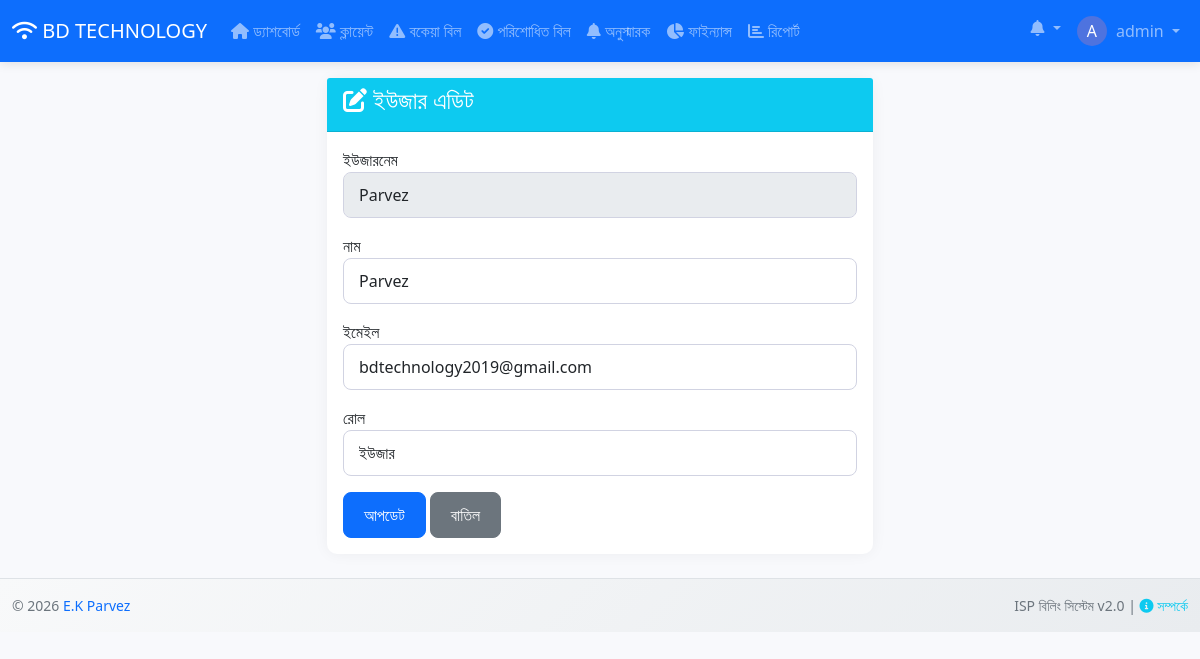
The app's page /pages/edit_user.php?id=3 (signed in) with its own data.
### tables this page shows
CREATE TABLE `settings` (
  `id` int(11) NOT NULL,
  `setting_key` varchar(50) DEFAULT NULL,
  `setting_value` text DEFAULT NULL
);

CREATE TABLE `users` (
  `id` int(11) NOT NULL,
  `username` varchar(50) NOT NULL,
  `name` varchar(100) DEFAULT NULL,
  `password` varchar(255) NOT NULL,
  `email` varchar(100) DEFAULT NULL,
  `role` varchar(50) DEFAULT 'user',
  `status` varchar(20) DEFAULT 'active',
  `created_at` timestamp NOT NULL DEFAULT current_timestamp()
);

### pages/edit_user.php (the view, shortened to what this page needs)
<?php
require_once '../includes/config.php';
require_once '../includes/header.php';
$id = isset($_GET['id']) ? mysqli_real_escape_string($conn, $_GET['id']) : 0;
$query = "SELECT * FROM users WHERE id = '$id'";
$result = mysqli_query($conn, $query);
$user = mysqli_fetch_assoc($result);
?>
<div class="container">
    <div class="row">
        <div class="col-md-6 offset-md-3">
            <div class="card">
                <div class="card-header bg-info text-white">
                    <h4><i class="fas fa-edit"></i> ইউজার এডিট</h4>
                </div>
                <div class="card-body">
                    <form method="POST">
                        <div class="mb-3">
                            <label>ইউজারনেম</label>
                            <input type="text" class="form-control" value="<?php echo $user['username']; ?>" readonly>
                        </div>
                        <div class="mb-3">
                            <label>নাম</label>
                            <input type="text" name="name" class="form-control" value="<?php echo $user['name'] ?? ''; ?>" required>
                        </div>
                        <div class="mb-3">
                            <label>ইমেইল</label>
                            <input type="email" name="email" class="form-control" value="<?php echo $user['email'] ?? ''; ?>">
                        </div>
                        <div class="mb-3">
                            <label>রোল</label>
                            <select name="role" class="form-control">
                                <option value="user" <?php echo ($user['role'] ?? '') == 'user' ? 'selected' : ''; ?>>ইউজার</option>
                            </select>
                        </div>
                        <button type="submit" class="btn btn-primary">আপডেট</button>
                        <a href="users.php" class="btn btn-secondary">বাতিল</a>
                    </form>
                </div>
            </div>
        </div>
    </div>
</div>
<?php
require_once '../includes/footer.php';
?>

### includes/header.php (shortened to what this page needs)
<?php
require_once 'config.php';
?>
<!DOCTYPE html>
<html lang="bn">
<head>
    <link href="https://cdn.jsdelivr.net/npm/bootstrap@5.1.3/dist/css/bootstrap.min.css" rel="stylesheet">
    <link rel="stylesheet" href="https://cdnjs.cloudflare.com/ajax/libs/font-awesome/6.0.0/css/all.min.css">
    <link href="../assets/css/style.css" rel="stylesheet">
</head>
<body>
    <nav class="navbar navbar-expand-lg navbar-dark bg-primary">
        <div class="container-fluid">
                <?php
$company_query = "SELECT setting_value FROM settings WHERE setting_key = 'company_name'";
$company_result = mysqli_query($conn, $company_query);
$db_company_name = ($company_result && mysqli_num_rows($company_result) > 0)
                   ? mysqli_fetch_assoc($company_result)['setting_value']
                   : 'ISP বিলিং সিস্টেম';
?>
<a class="navbar-brand" href="../pages/dashboard.php">
    <i class="fas fa-wifi"></i>
    <?php echo htmlspecialchars($db_company_name); ?>
</a>
            <div class="collapse navbar-collapse" id="navbarNav">
                <ul class="navbar-nav me-auto">
                    <li class="nav-item">
                        <a class="nav-link" href="../pages/dashboard.php">
                            <i class="fas fa-home"></i> ড্যাশবোর্ড
                        </a>
                    </li>
                    <li class="nav-item">
                        <a class="nav-link" href="../pages/clients.php">
                            <i class="fas fa-users"></i> ক্লায়েন্ট
                        </a>
                    </li>
                    <li class="nav-item">
                        <a class="nav-link" href="../pages/due_bills.php">
                            <i class="fas fa-exclamation-triangle"></i> বকেয়া বিল
                        </a>
                    </li>
                    <li class="nav-item">
                        <a class="nav-link" href="../pages/paid_bills.php">
                            <i class="fas fa-check-circle"></i> পরিশোধিত বিল
                        </a>
                    </li>
                    <li class="nav-item">
                        <a class="nav-link" href="../pages/due_reminder.php">
                            <i class="fas fa-bell"></i> অনুস্মারক
                        </a>
                    </li>
                    <li class="nav-item">
    <a class="nav-link" href="../pages/expenses.php">
        <i class="fas fa-chart-pie"></i> ফাইন্যান্স
    </a>
</li>
                    <li class="nav-item">
                        <a class="nav-link" href="../pages/reports.php">
                            <i class="fas fa-chart-bar"></i> রিপোর্ট
                        </a>
                    </li>
                </ul>
                <ul class="navbar-nav">
                    <li class="nav-item dropdown">
                        <a class="nav-link dropdown-toggle" href="#" id="notificationDropdown" role="button" data-bs-toggle="dropdown">
                            <i class="fas fa-bell"></i>
                        </a>
                    </li>
                    <li class="nav-item dropdown">
                        <a class="nav-link dropdown-toggle" href="#" id="userDropdown" role="button" data-bs-toggle="dropdown">
                            <span class="user-avatar">
                                <?php echo strtoupper(substr($_SESSION['username'] ?? 'A', 0, 1)); ?>
                            </span>
                            <?php echo $_SESSION['username'] ?? 'Admin'; ?>
                        </a>
                    </li>
                </ul>
            </div>
        </div>
    </nav>
    <div class="container-fluid mt-3">

### assets/css/style.css (style rules this page uses)
:root { --primary-color: #4e73df; --success-color: #1cc88a; --info-color: #36b9cc; --warning-color: #f6c23e; --danger-color: #e74a3b; }
body { background-color: #f8f9fc; font-family: 'Segoe UI', Tahoma, Geneva, Verdana, sans-serif; }
.navbar { box-shadow: 0 2px 10px rgba(0,0,0,0.1); }
.card { border: none; border-radius: 10px; box-shadow: 0 0 15px rgba(0,0,0,0.05); transition: transform 0.2s; }
.btn { border-radius: 8px; padding: 10px 20px; font-weight: 500; transition: all 0.3s; }
.form-control, .form-select { border-radius: 8px; border: 1px solid #d1d3e2; padding: 10px 15px; }

### includes/header.php (style rules this page uses)
.user-avatar { width: 30px; height: 30px; border-radius: 50%; background: #4e73df; color: white; display: inline-flex; align-items: center; justify-content: center; margin-right: 5px; }

### records on screen
settings: setting_value "BD TECHNOLOGY"
users: username "Parvez", name "Parvez", email "bdtechnology2019@gmail.com"

### other values on screen
substr($_SESSION['username'] ?? 'A', 0, 1) "A"
$_SESSION['username'] "admin"
